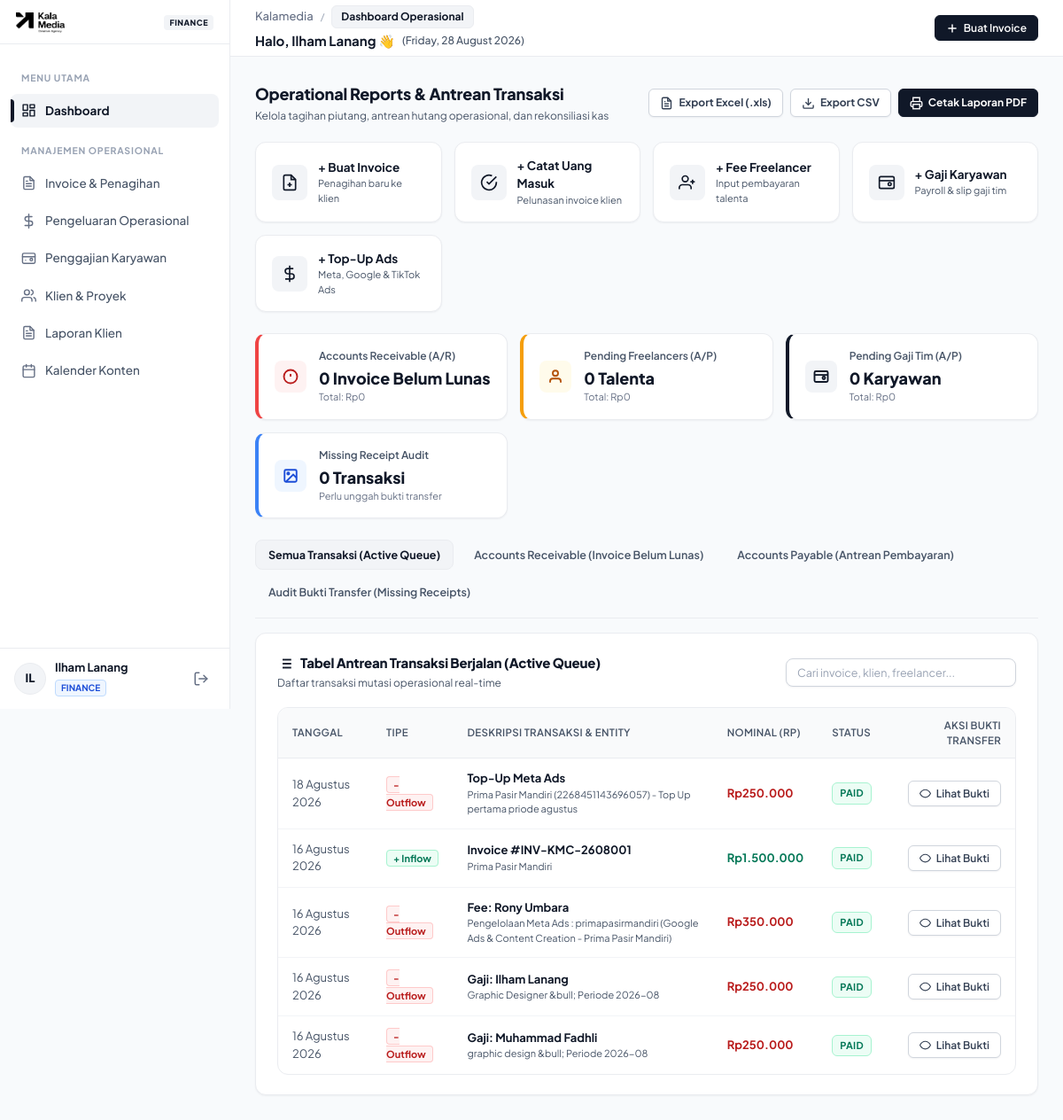
/ (signed in), run on the app's committed database.
### tables this page shows
CREATE TABLE ads_spend (
                id INTEGER PRIMARY KEY AUTOINCREMENT,
                client_id INTEGER NOT NULL,
                project_id INTEGER DEFAULT NULL,
                platform VARCHAR(50) NOT NULL, -- 'Meta Ads', 'Google Ads', 'TikTok Ads', 'LinkedIn Ads'
                account_id VARCHAR(100) DEFAULT NULL,
                amount DECIMAL(15,2) NOT NULL DEFAULT 0,
                spent_date DATE NOT NULL,
                receipt_file VARCHAR(255) DEFAULT NULL,
                notes TEXT DEFAULT NULL,
                created_at DATETIME DEFAULT CURRENT_TIMESTAMP, is_deleted INTEGER DEFAULT 0,
                FOREIGN KEY (client_id) REFERENCES clients(id) ON DELETE CASCADE,
                FOREIGN KEY (project_id) REFERENCES projects(id) ON DELETE SET NULL
            );

CREATE TABLE invoices (
                id INTEGER PRIMARY KEY AUTOINCREMENT,
                invoice_number VARCHAR(50) UNIQUE NOT NULL,
                client_id INTEGER NOT NULL,
                project_id INTEGER DEFAULT NULL,
                issue_date DATE NOT NULL,
                due_date DATE NOT NULL,
                subtotal DECIMAL(15,2) NOT NULL DEFAULT 0,
                discount_percent DECIMAL(5,2) DEFAULT 0,
                discount_amount DECIMAL(15,2) DEFAULT 0,
                tax_percent DECIMAL(5,2) DEFAULT 0,
                tax_amount DECIMAL(15,2) DEFAULT 0,
                total_amount DECIMAL(15,2) NOT NULL DEFAULT 0,
                status VARCHAR(20) DEFAULT 'Draft', -- 'Draft', 'Sent', 'Paid', 'Overdue'
                paid_at DATETIME DEFAULT NULL,
                payment_method VARCHAR(50) DEFAULT NULL,
                receipt_file VARCHAR(255) DEFAULT NULL,
                notes TEXT DEFAULT NULL,
                created_at DATETIME DEFAULT CURRENT_TIMESTAMP, is_deleted INTEGER DEFAULT 0,
                FOREIGN KEY (client_id) REFERENCES clients(id) ON DELETE CASCADE,
                FOREIGN KEY (project_id) REFERENCES projects(id) ON DELETE SET NULL
            );

CREATE TABLE clients (
                id INTEGER PRIMARY KEY AUTOINCREMENT,
                name VARCHAR(150) NOT NULL,
                company VARCHAR(150) NOT NULL,
                email VARCHAR(150) NOT NULL,
                phone VARCHAR(50) NOT NULL,
                address TEXT DEFAULT NULL,
                created_at DATETIME DEFAULT CURRENT_TIMESTAMP
            , logo VARCHAR(255) DEFAULT NULL, is_deleted INTEGER DEFAULT 0);

CREATE TABLE freelancer_payouts (
                id INTEGER PRIMARY KEY AUTOINCREMENT,
                freelancer_name VARCHAR(150) NOT NULL,
                freelancer_bank VARCHAR(100) DEFAULT NULL,
                freelancer_account VARCHAR(100) DEFAULT NULL,
                project_id INTEGER NOT NULL,
                task_description TEXT NOT NULL,
                amount DECIMAL(15,2) NOT NULL DEFAULT 0,
                status VARCHAR(20) DEFAULT 'Pending', -- 'Pending', 'Paid'
                paid_at DATETIME DEFAULT NULL,
                receipt_file VARCHAR(255) DEFAULT NULL,
                created_at DATETIME DEFAULT CURRENT_TIMESTAMP, is_deleted INTEGER DEFAULT 0, freelancer_phone VARCHAR(50) DEFAULT NULL,
                FOREIGN KEY (project_id) REFERENCES projects(id) ON DELETE CASCADE
            );

CREATE TABLE salaries (
                id INTEGER PRIMARY KEY AUTOINCREMENT,
                employee_id INTEGER DEFAULT NULL,
                employee_name VARCHAR(150) NOT NULL,
                employee_position VARCHAR(100) DEFAULT NULL,
                bank_name VARCHAR(100) DEFAULT 'BCA',
                bank_account VARCHAR(100) DEFAULT NULL,
                month_period VARCHAR(20) NOT NULL, -- e.g. '2026-08' or 'Agustus 2026'
                base_salary DECIMAL(15,2) NOT NULL DEFAULT 0,
                allowance DECIMAL(15,2) NOT NULL DEFAULT 0, -- Tunjangan, Bonus, Lembur
                deduction DECIMAL(15,2) NOT NULL DEFAULT 0, -- Potongan, BPJS, PPh21, Kasbon
                net_salary DECIMAL(15,2) NOT NULL DEFAULT 0, -- Take-Home Pay (base + allowance - deduction)
                payment_date DATE NOT NULL,
                status VARCHAR(20) DEFAULT 'Pending', -- 'Pending', 'Paid'
                paid_at DATETIME DEFAULT NULL,
                receipt_file VARCHAR(255) DEFAULT NULL,
                notes TEXT DEFAULT NULL,
                created_at DATETIME DEFAULT CURRENT_TIMESTAMP, is_deleted INTEGER DEFAULT 0,
                FOREIGN KEY (employee_id) REFERENCES employees(id) ON DELETE SET NULL
            );

### views/admin_dashboard.php (shortened to what the rows shown need)
<?php
$db = Database::getConnection();
$transactions = [];
$invoices = $db->query("
    SELECT i.id, i.invoice_number, i.total_amount, i.status, i.issue_date, i.due_date, i.receipt_file,
           c.company as client_company, 'Inflow (Invoice)' as trans_type, 'invoice' as target_type
    FROM invoices i
    JOIN clients c ON i.client_id = c.id
    WHERE COALESCE(i.is_deleted, 0) = 0
    ORDER BY i.id DESC LIMIT 15
")->fetchAll();
foreach ($invoices as $inv) {
    $transactions[] = [
        'id' => $inv['id'],
        'target_type' => 'invoice',
        'trans_type' => 'Inflow',
        'date' => $inv['issue_date'],
        'due_date' => $inv['due_date'],
        'title' => "Invoice #" . $inv['invoice_number'],
        'subtitle' => $inv['client_company'],
        'amount' => floatval($inv['total_amount']),
        'status' => $inv['status'],
        'receipt_file' => $inv['receipt_file']
    ];
}
$payouts = $db->query("
    SELECT p.id, p.freelancer_name, p.freelancer_bank, p.freelancer_account, p.amount, p.status,
           p.task_description, p.created_at as trans_date, p.receipt_file,
           pr.name as project_name, 'Outflow (Freelancer)' as trans_type, 'payout' as target_type
    FROM freelancer_payouts p
    LEFT JOIN projects pr ON p.project_id = pr.id
    WHERE COALESCE(p.is_deleted, 0) = 0
    ORDER BY p.id DESC LIMIT 15
")->fetchAll();
foreach ($payouts as $pay) {
    $transactions[] = [
        'id' => $pay['id'],
        'target_type' => 'payout',
        'trans_type' => 'Outflow',
        'date' => date('Y-m-d', strtotime($pay['trans_date'])),
        'title' => "Fee: " . $pay['freelancer_name'],
        'subtitle' => $pay['task_description'] . " (" . $pay['project_name'] . ")",
        'bank_info' => ($pay['freelancer_bank'] ? $pay['freelancer_bank'] . " - " . $pay['freelancer_account'] : ""),
        'amount' => floatval($pay['amount']),
        'status' => $pay['status'],
        'receipt_file' => $pay['receipt_file']
    ];
}
$sals = $db->query("
    SELECT s.id, s.employee_name, s.employee_position, s.net_salary, s.status, s.payment_date as trans_date, s.receipt_file, s.month_period, s.bank_name, s.bank_account,
           'Outflow (Gaji Karyawan)' as trans_type, 'salary' as target_type
    FROM salaries s
    WHERE COALESCE(s.is_deleted, 0) = 0
    ORDER BY s.id DESC LIMIT 15
")->fetchAll();
foreach ($sals as $sal) {
    $transactions[] = [
        'id' => $sal['id'],
        'target_type' => 'salary',
        'trans_type' => 'Outflow',
        'date' => $sal['trans_date'],
        'title' => "Gaji: " . $sal['employee_name'],
        'subtitle' => ($sal['employee_position'] ?: 'Karyawan') . " &bull; Periode " . $sal['month_period'],
        'bank_info' => ($sal['bank_name'] ? $sal['bank_name'] . " - " . $sal['bank_account'] : ""),
        'amount' => floatval($sal['net_salary']),
        'status' => $sal['status'],
        'receipt_file' => $sal['receipt_file']
    ];
}
$adsList = $db->query("
    SELECT a.id, a.platform, a.amount, a.spent_date, a.receipt_file, a.account_id, a.notes,
           c.company as client_company, 'Outflow (Ads)' as trans_type, 'ads' as target_type
    FROM ads_spend a
    JOIN clients c ON a.client_id = c.id
    WHERE COALESCE(a.is_deleted, 0) = 0
    ORDER BY a.id DESC LIMIT 15
")->fetchAll();
foreach ($adsList as $ad) {
    $transactions[] = [
        'id' => $ad['id'],
        'target_type' => 'ads',
        'trans_type' => 'Outflow',
        'date' => $ad['spent_date'],
        'title' => "Top-Up " . $ad['platform'],
        'subtitle' => $ad['client_company'] . ($ad['account_id'] ? " ({$ad['account_id']})" : "") . ($ad['notes'] ? " - {$ad['notes']}" : ""),
        'amount' => floatval($ad['amount']),
        'status' => 'Paid',
        'receipt_file' => $ad['receipt_file']
    ];
}
usort($transactions, function ($a, $b) {
    return strcmp($b['date'], $a['date']);
});
?>
<!DOCTYPE html>
<html lang="id">
<head>
  <link rel="stylesheet" href="assets/css/style.css">
</head>
<body>
  <div class="app-container">
    <main class="main-wrapper">
      <?php require_once BASE_PATH . '/includes/header.php'; ?>
      <div class="content-body">
        <div style="display: flex; justify-content: space-between; align-items: center; margin-bottom: 20px; flex-wrap: wrap; gap: 12px;">
          <div>
            <h2 style="font-size: 18px; font-weight: 800; color: #101828; margin: 0; letter-spacing: -0.2px;">Operational Reports & Antrean Transaksi</h2>
          </div>
        </div>
        <div class="glass-panel">
          <div id="section-tab-all" class="table-responsive">
            <table class="table-custom" id="queue-table">
              <thead>
                <tr>
                  <th>Tanggal</th>
                  <th>Tipe</th>
                  <th>Deskripsi Transaksi & Entity</th>
                  <th>Nominal (Rp)</th>
                  <th>Status</th>
                  <th style="text-align: right;">Aksi Bukti Transfer</th>
                </tr>
              </thead>
              <tbody>
                <?php if (empty($transactions)): ?>
                  <tr><td colspan="6" style="text-align: center; color: var(--text-muted); padding: 24px;">Belum ada transaksi dalam antrean.</td></tr>
                <?php else: ?>
                  <?php foreach ($transactions as $t): ?>
                    <tr>
                      <td style="color: var(--text-secondary);"><?= format_date($t['date']) ?></td>
                      <td>
                        <span class="badge-type-<?= $t['trans_type'] === 'Inflow' ? 'in' : 'out' ?>">
                          <?= $t['trans_type'] === 'Inflow' ? '+ Inflow' : '- Outflow' ?>
                        </span>
                      </td>
                      <td>
                        <div style="font-weight: 700; color: #101828;"><?= htmlspecialchars($t['title']) ?></div>
                        <div style="font-size: 11px; color: var(--text-secondary);"><?= htmlspecialchars($t['subtitle']) ?></div>
                      </td>
                      <td style="font-weight: 700; color: <?= $t['trans_type'] === 'Inflow' ? 'var(--success-text)' : 'var(--danger-text)' ?>;">
                        <?= format_rupiah($t['amount']) ?>
                      </td>
                      <td>
                        <span class="badge-status badge-<?= strtolower($t['status']) ?>">
                          <?= $t['status'] ?>
                        </span>
                      </td>
                      <td style="text-align: right;">
                        <?php if (!empty($t['receipt_file'])): ?>
                          <button type="button" class="btn btn-secondary btn-sm" onclick="viewReceiptImage('<?= UPLOAD_URL . '/' . htmlspecialchars($t['receipt_file']) ?>', '<?= htmlspecialchars($t['title']) ?>')">
                            <svg width="13" height="13" viewBox="0 0 24 24" fill="none" stroke="currentColor" stroke-width="2"><path d="M1 12s4-8 11-8 11 8 11 8-4 8-11 8-11-8-11-8z"></path><circle cx="12" cy="3"></circle></svg>
                            <span>Lihat Bukti</span>
                          </button>
                        <?php endif; ?>
                      </td>
                    </tr>
                  <?php endforeach; ?>
                <?php endif; ?>
              </tbody>
            </table>
          </div>
        </div>
  <?php require_once BASE_PATH . '/includes/footer.php'; ?>
</body>
</html>

### data on the page
ads_spend: spent_date "18 Agustus 2026", shows "- Outflow", title "Top-Up Meta Ads", subtitle "Prima Pasir Mandiri (2268451143696057) - Top Up pertama priode agustus", amount "Rp250.000", status "PAID"
invoices: issue_date "16 Agustus 2026", shows "+ Inflow", title "Invoice #INV-KMC-2608001", client.company "Prima Pasir Mandiri", total_amount "Rp1.500.000", status "PAID"
freelancer_payouts: date "16 Agustus 2026", shows "- Outflow", title "Fee: Rony Umbara", subtitle "Pengelolaan Meta Ads : primapasirmandiri (Google Ads & Content Creation - Prima Pasir Mandiri)", amount "Rp350.000", status "PAID"
salaries: payment_date "16 Agustus 2026", shows "- Outflow", title "Gaji: Ilham Lanang", subtitle "Graphic Designer &bull; Periode 2026-08", net_salary "Rp250.000", status "PAID"
salaries: payment_date "16 Agustus 2026", shows "- Outflow", title "Gaji: Muhammad Fadhli", subtitle "graphic design &bull; Periode 2026-08", net_salary "Rp250.000", status "PAID"

### other printed values
substr($currentUser['name'] ?? ($isOwner ? 'Owner' : 'Finance'), 0, 2) "IL"
$currentUser['name'] "Ilham Lanang"
$currentPageInfo['parent'] "Kalamedia"
$currentPageInfo['name'] "Dashboard Operasional"
$unpaidCount "0"
format_rupiah($unpaidSum) "Rp0"
$pendingPayoutCount "0"
format_rupiah($pendingPayoutSum) "Rp0"
$pendingSalaryCount "0"
format_rupiah($pendingSalarySum) "Rp0"
$totalMissingReceipts "0"
